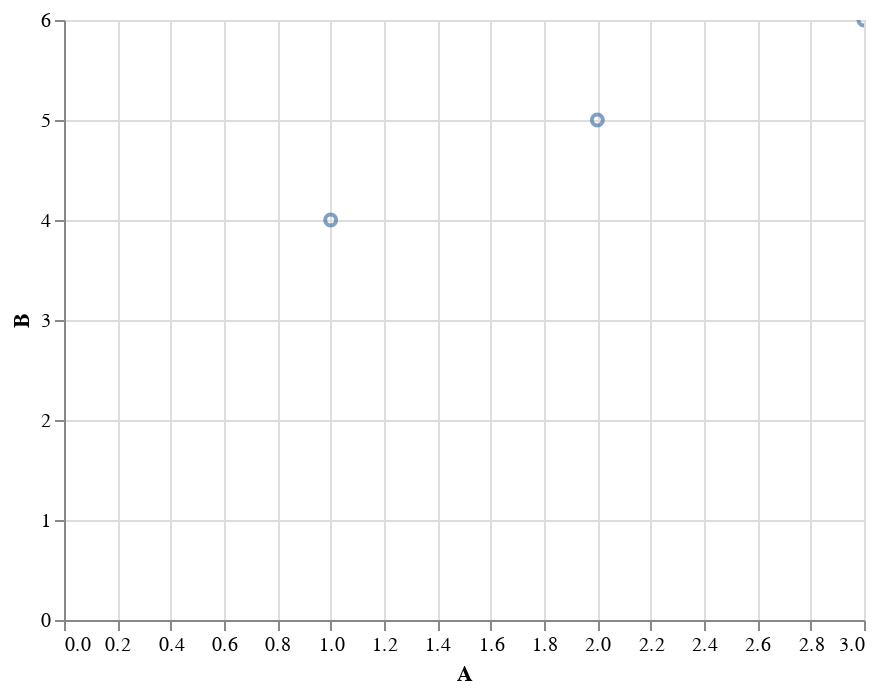

The cell this chart's notebook holds for it:
### Code cell
alt.Chart(pd.DataFrame({"A": [1, 2, 3], "B": [4, 5, 6]})).mark_point().encode(x="A", y="B").interactive()

### Figure 1 — Vega-Lite specification as saved in the notebook (floating-point values rounded to 4 significant figures)
{"config": {"view": {"continuousWidth": 400, "continuousHeight": 300}}, "data": {"name": "data-db44716ade6987a2ad64b0a41527d3b4"}, "mark": "point", "encoding": {"x": {"field": "A", "type": "quantitative"}, "y": {"field": "B", "type": "quantitative"}}, "selection": {"selector001": {"type": "interval", "bind": "scales", "encodings": ["x", "y"]}}, "$schema": "https://vega.github.io/schema/vega-lite/v4.17.0.json", "datasets": {"data-db44716ade6987a2ad64b0a41527d3b4": [{"A": 1, "B": 4}, {"A": 2, "B": 5}, {"A": 3, "B": 6}]}}
